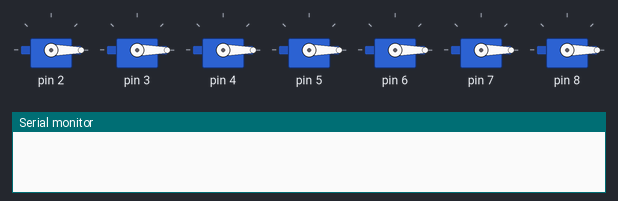
Bench run of a sketch on a simulated Arduino Uno, built with avr-gcc and run on an emulated ATmega328P. Parts: 7 × servo, the last lines printed to the serial monitor.

Above: at 0.05 s.
At 1.25 s:
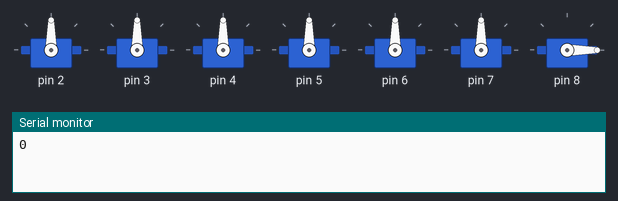
At 2.5 s:
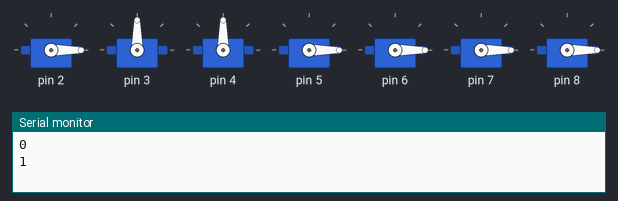
At 5.0 s:
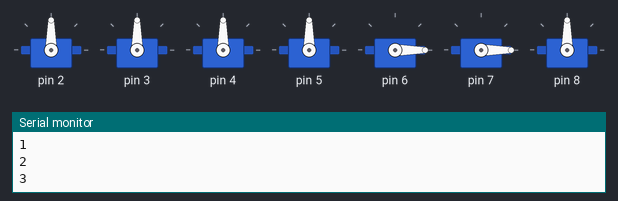
At 7.5 s:
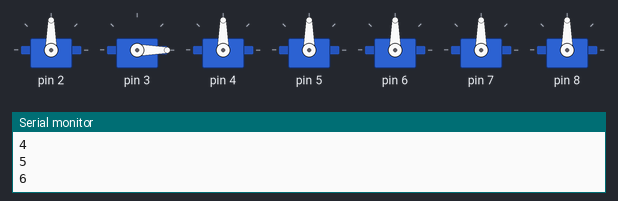
At 10.0 s:
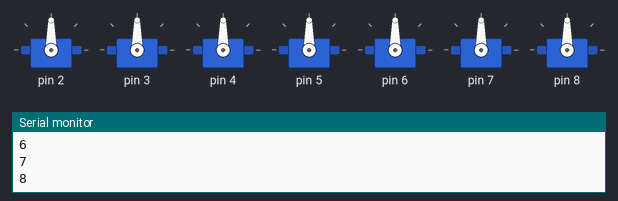
Timing chart, 0 to 13.0 s (numbered marks = the images above):
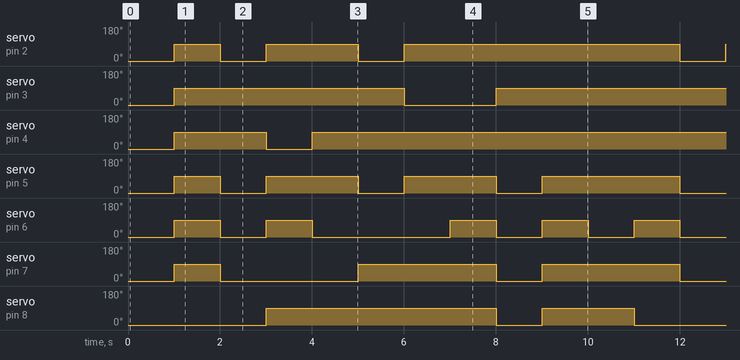

The sketch:

sketch.ino
```cpp
//un afficheur 7 segments avec des servos-moteurs (afficheur 7servo)
#include <Servo.h>

#define nbreServo 7
Servo Servo7[nbreServo];

#define L 10 // 10 lignes
int data[L][nbreServo] = {
  {90, 90, 90, 90, 90, 90,0},   //0

  {0, 90, 90, 0, 0, 0, 0},      //1

  {90, 90, 0, 90, 90, 0, 90},   //2

  {90, 90, 90, 90, 0, 0, 90},   //3

  {0, 90, 90, 0, 0, 90, 90},    //4

  {90, 0, 90, 90, 0, 90, 90},   //5

  {90, 0, 90, 90, 90, 90, 90},  //6

  {90, 90, 90, 0, 0, 0, 0},     //7

  {90, 90, 90, 90, 90, 90, 90}, //8

  {90, 90, 90, 90, 0, 90, 90},  //9
};

unsigned long previousTime = 0;

int i = 0;

void setup() {

  Serial.begin(9600);


  for (int i = 0; i < nbreServo; i++)
  {
    Servo7[i].attach(i + 2);
    Servo7[i].write(0);
  }

}

void loop() {
  unsigned long currentTime = millis();


  if(currentTime - previousTime >= 1000)
  {
    Serial.println(i);
    for (int j = 0; j < nbreServo; j++)
    {
      Servo7[j].write(data[i][j]);
    }
    //Serial.println("t");
    previousTime = currentTime;

    i++;
    if (i ==L){
      i = 0;

    }
  }
}
```

Measured:
- by itself, servo on pin 2: repeats every 10.0 s: 0° 1.0 s, 90° 2.0 s, 0° 1.0 s, 90° 6.0 s
- by itself, servo on pin 3: repeats every 10.0 s: 0° 2.0 s, 90° 8.0 s
- by itself, servo on pin 4: repeats every 10.0 s: 0° 1.0 s, 90° 9.0 s
- by itself, servo on pin 5: repeats every 10.0 s: 2 × (0° 1.0 s, 90° 2.0 s), 0° 1.0 s, 90° 3.0 s
- by itself, servo on pin 6: repeats every 10.0 s: 0° 1.0 s, 90° 1.0 s, 0° 3.0 s, 2 × (90° 1.0 s, 0° 1.0 s), 90° 1.0 s
- by itself, servo on pin 7: repeats every 10.0 s: 0° 3.0 s, 90° 3.0 s, 0° 1.0 s, 90° 3.0 s
- by itself, servo on pin 8: repeats every 10.0 s: 0° 1.0 s, 90° 2.0 s, 0° 2.0 s, 90° 5.0 s
